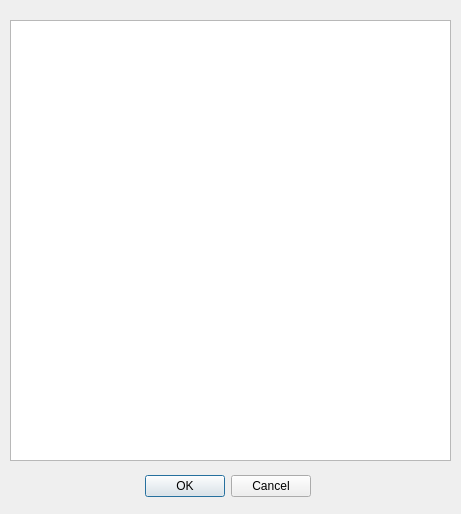
<?xml version="1.0" encoding="UTF-8"?>
<ui version="4.0">
 <class>foss4g2011_example1_solutionset</class>
 <widget class="QDialog" name="foss4g2011_example1_solutionset">
  <property name="geometry">
   <rect>
    <x>0</x>
    <y>0</y>
    <width>461</width>
    <height>514</height>
   </rect>
  </property>
  <property name="windowTitle">
   <string>foss4g2011_example1_solutionset</string>
  </property>
  <widget class="QDialogButtonBox" name="buttonBox">
   <property name="geometry">
    <rect>
     <x>-30</x>
     <y>470</y>
     <width>341</width>
     <height>32</height>
    </rect>
   </property>
   <property name="orientation">
    <enum>Qt::Horizontal</enum>
   </property>
   <property name="standardButtons">
    <set>QDialogButtonBox::Cancel|QDialogButtonBox::Ok</set>
   </property>
  </widget>
  <widget class="QTextBrowser" name="txtFeedback">
   <property name="geometry">
    <rect>
     <x>10</x>
     <y>20</y>
     <width>441</width>
     <height>441</height>
    </rect>
   </property>
  </widget>
 </widget>
 <resources/>
 <connections>
  <connection>
   <sender>buttonBox</sender>
   <signal>accepted()</signal>
   <receiver>foss4g2011_example1_solutionset</receiver>
   <slot>accept()</slot>
   <hints>
    <hint type="sourcelabel">
     <x>248</x>
     <y>254</y>
    </hint>
    <hint type="destinationlabel">
     <x>157</x>
     <y>274</y>
    </hint>
   </hints>
  </connection>
  <connection>
   <sender>buttonBox</sender>
   <signal>rejected()</signal>
   <receiver>foss4g2011_example1_solutionset</receiver>
   <slot>reject()</slot>
   <hints>
    <hint type="sourcelabel">
     <x>316</x>
     <y>260</y>
    </hint>
    <hint type="destinationlabel">
     <x>286</x>
     <y>274</y>
    </hint>
   </hints>
  </connection>
 </connections>
</ui>
